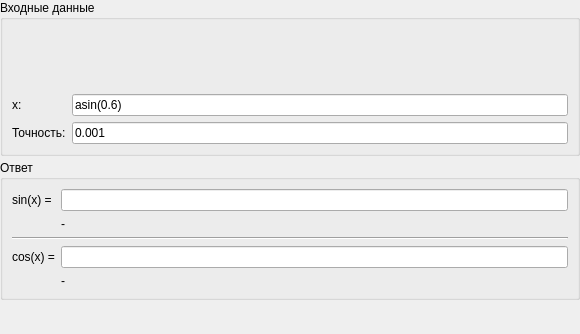
<?xml version="1.0" encoding="UTF-8"?>
<ui version="4.0">
 <class>SinCosFrame</class>
 <widget class="QWidget" name="SinCosFrame">
  <property name="geometry">
   <rect>
    <x>0</x>
    <y>0</y>
    <width>580</width>
    <height>334</height>
   </rect>
  </property>
  <property name="sizePolicy">
   <sizepolicy hsizetype="Preferred" vsizetype="Preferred">
    <horstretch>0</horstretch>
    <verstretch>0</verstretch>
   </sizepolicy>
  </property>
  <property name="minimumSize">
   <size>
    <width>0</width>
    <height>0</height>
   </size>
  </property>
  <property name="windowTitle">
   <string>Form</string>
  </property>
  <property name="layoutDirection">
   <enum>Qt::LeftToRight</enum>
  </property>
  <layout class="QGridLayout" name="gridLayout">
   <property name="leftMargin">
    <number>0</number>
   </property>
   <property name="topMargin">
    <number>0</number>
   </property>
   <property name="rightMargin">
    <number>0</number>
   </property>
   <property name="bottomMargin">
    <number>0</number>
   </property>
   <property name="spacing">
    <number>0</number>
   </property>
   <item row="9" column="0">
    <spacer name="verticalSpacer_4">
     <property name="orientation">
      <enum>Qt::Vertical</enum>
     </property>
     <property name="sizeHint" stdset="0">
      <size>
       <width>20</width>
       <height>40</height>
      </size>
     </property>
    </spacer>
   </item>
   <item row="5" column="0" rowspan="2">
    <widget class="QGroupBox" name="outputGroupBox">
     <property name="sizePolicy">
      <sizepolicy hsizetype="Preferred" vsizetype="Fixed">
       <horstretch>0</horstretch>
       <verstretch>0</verstretch>
      </sizepolicy>
     </property>
     <property name="autoFillBackground">
      <bool>false</bool>
     </property>
     <property name="title">
      <string>Ответ</string>
     </property>
     <layout class="QGridLayout" name="gridLayout_2">
      <item row="0" column="0">
       <layout class="QGridLayout" name="gridLayout_4">
        <property name="leftMargin">
         <number>0</number>
        </property>
        <property name="topMargin">
         <number>0</number>
        </property>
        <item row="3" column="0">
         <widget class="QLabel" name="answerLabel_2">
          <property name="autoFillBackground">
           <bool>false</bool>
          </property>
          <property name="text">
           <string>cos(x) =</string>
          </property>
         </widget>
        </item>
        <item row="1" column="1">
         <widget class="QLabel" name="sinCountLabel">
          <property name="text">
           <string>-</string>
          </property>
         </widget>
        </item>
        <item row="3" column="1">
         <widget class="QLineEdit" name="cosEdit">
          <property name="autoFillBackground">
           <bool>false</bool>
          </property>
          <property name="frame">
           <bool>true</bool>
          </property>
          <property name="readOnly">
           <bool>true</bool>
          </property>
         </widget>
        </item>
        <item row="4" column="1">
         <widget class="QLabel" name="cosCountLabel">
          <property name="text">
           <string>-</string>
          </property>
         </widget>
        </item>
        <item row="0" column="1">
         <widget class="QLineEdit" name="sinEdit">
          <property name="autoFillBackground">
           <bool>false</bool>
          </property>
          <property name="frame">
           <bool>true</bool>
          </property>
          <property name="readOnly">
           <bool>true</bool>
          </property>
         </widget>
        </item>
        <item row="0" column="0">
         <widget class="QLabel" name="answerLabel">
          <property name="autoFillBackground">
           <bool>false</bool>
          </property>
          <property name="text">
           <string>sin(x) =</string>
          </property>
         </widget>
        </item>
        <item row="2" column="0" colspan="2">
         <widget class="Line" name="line">
          <property name="orientation">
           <enum>Qt::Horizontal</enum>
          </property>
         </widget>
        </item>
       </layout>
      </item>
     </layout>
    </widget>
   </item>
   <item row="4" column="0">
    <spacer name="verticalSpacer_3">
     <property name="orientation">
      <enum>Qt::Vertical</enum>
     </property>
     <property name="sizeType">
      <enum>QSizePolicy::Fixed</enum>
     </property>
     <property name="sizeHint" stdset="0">
      <size>
       <width>20</width>
       <height>4</height>
      </size>
     </property>
    </spacer>
   </item>
   <item row="0" column="0">
    <widget class="QGroupBox" name="inputGroupBox">
     <property name="sizePolicy">
      <sizepolicy hsizetype="Preferred" vsizetype="Fixed">
       <horstretch>0</horstretch>
       <verstretch>0</verstretch>
      </sizepolicy>
     </property>
     <property name="autoFillBackground">
      <bool>false</bool>
     </property>
     <property name="title">
      <string>Входные данные</string>
     </property>
     <layout class="QGridLayout" name="gridLayout_5">
      <property name="verticalSpacing">
       <number>4</number>
      </property>
      <item row="1" column="0">
       <layout class="QGridLayout" name="gridLayout_3">
        <property name="spacing">
         <number>6</number>
        </property>
        <item row="0" column="0">
         <widget class="QLabel" name="functionLabel">
          <property name="sizePolicy">
           <sizepolicy hsizetype="Preferred" vsizetype="Preferred">
            <horstretch>0</horstretch>
            <verstretch>0</verstretch>
           </sizepolicy>
          </property>
          <property name="text">
           <string>x:</string>
          </property>
         </widget>
        </item>
        <item row="0" column="1">
         <widget class="QLineEdit" name="xEdit">
          <property name="autoFillBackground">
           <bool>false</bool>
          </property>
          <property name="text">
           <string>asin(0.6)</string>
          </property>
          <property name="frame">
           <bool>true</bool>
          </property>
         </widget>
        </item>
        <item row="1" column="0">
         <widget class="QLabel" name="yIterationLabel">
          <property name="sizePolicy">
           <sizepolicy hsizetype="Preferred" vsizetype="Preferred">
            <horstretch>0</horstretch>
            <verstretch>0</verstretch>
           </sizepolicy>
          </property>
          <property name="text">
           <string>Точность:</string>
          </property>
         </widget>
        </item>
        <item row="1" column="1">
         <widget class="QLineEdit" name="epsilonEdit">
          <property name="text">
           <string>0.001</string>
          </property>
         </widget>
        </item>
       </layout>
      </item>
      <item row="0" column="0">
       <widget class="QStackedWidget" name="stackedWidget">
        <property name="lineWidth">
         <number>1</number>
        </property>
        <widget class="QWidget" name="page">
         <layout class="QHBoxLayout" name="horizontalLayout">
          <property name="spacing">
           <number>0</number>
          </property>
          <property name="leftMargin">
           <number>0</number>
          </property>
          <property name="topMargin">
           <number>0</number>
          </property>
          <property name="rightMargin">
           <number>0</number>
          </property>
          <property name="bottomMargin">
           <number>0</number>
          </property>
          <item>
           <widget class="QLabel" name="label_3">
            <property name="font">
             <font>
              <pointsize>40</pointsize>
             </font>
            </property>
            <property name="styleSheet">
             <string notr="true">image: url(:/img/Maclaurin.png);</string>
            </property>
            <property name="text">
             <string/>
            </property>
           </widget>
          </item>
         </layout>
        </widget>
        <widget class="QWidget" name="page_2"/>
       </widget>
      </item>
     </layout>
    </widget>
   </item>
  </layout>
 </widget>
 <resources/>
 <connections/>
</ui>
